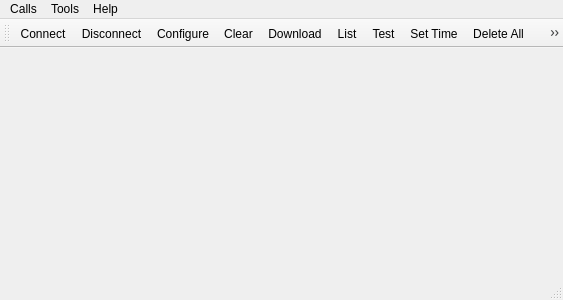
<?xml version="1.0" encoding="UTF-8"?>
<ui version="4.0">
 <class>MainWindow</class>
 <widget class="QMainWindow" name="MainWindow">
  <property name="geometry">
   <rect>
    <x>0</x>
    <y>0</y>
    <width>563</width>
    <height>300</height>
   </rect>
  </property>
  <property name="windowTitle">
   <string>iTag Terminal</string>
  </property>
  <widget class="QWidget" name="centralWidget">
   <layout class="QVBoxLayout" name="verticalLayout"/>
  </widget>
  <widget class="QMenuBar" name="menuBar">
   <property name="geometry">
    <rect>
     <x>0</x>
     <y>0</y>
     <width>563</width>
     <height>22</height>
    </rect>
   </property>
   <widget class="QMenu" name="menuCalls">
    <property name="title">
     <string>Calls</string>
    </property>
    <addaction name="actionConnect"/>
    <addaction name="actionDisconnect"/>
    <addaction name="separator"/>
    <addaction name="actionQuit"/>
   </widget>
   <widget class="QMenu" name="menuTools">
    <property name="title">
     <string>Tools</string>
    </property>
    <addaction name="actionConfigure"/>
    <addaction name="actionClear"/>
   </widget>
   <widget class="QMenu" name="menuHelp">
    <property name="title">
     <string>Help</string>
    </property>
    <addaction name="actionAbout"/>
    <addaction name="actionAboutQt"/>
   </widget>
   <addaction name="menuCalls"/>
   <addaction name="menuTools"/>
   <addaction name="menuHelp"/>
  </widget>
  <widget class="QToolBar" name="mainToolBar">
   <attribute name="toolBarArea">
    <enum>TopToolBarArea</enum>
   </attribute>
   <attribute name="toolBarBreak">
    <bool>false</bool>
   </attribute>
   <addaction name="actionConnect"/>
   <addaction name="actionDisconnect"/>
   <addaction name="actionConfigure"/>
   <addaction name="actionClear"/>
   <addaction name="actionactionDownload"/>
   <addaction name="actionList"/>
   <addaction name="actionTest"/>
   <addaction name="actionSet_Time"/>
   <addaction name="actionDelete_All"/>
   <addaction name="actionDeploy"/>
  </widget>
  <widget class="QStatusBar" name="statusBar"/>
  <action name="actionAbout">
   <property name="text">
    <string>&amp;About</string>
   </property>
   <property name="toolTip">
    <string>About program</string>
   </property>
   <property name="shortcut">
    <string>Alt+A</string>
   </property>
  </action>
  <action name="actionAboutQt">
   <property name="text">
    <string>About Qt</string>
   </property>
  </action>
  <action name="actionConnect">
   <property name="icon">
    <iconset resource="terminal.qrc">
     <normaloff>:/images/connect.png</normaloff>:/images/connect.png</iconset>
   </property>
   <property name="text">
    <string>C&amp;onnect</string>
   </property>
   <property name="toolTip">
    <string>Connect to serial port</string>
   </property>
   <property name="shortcut">
    <string>Ctrl+O</string>
   </property>
  </action>
  <action name="actionDisconnect">
   <property name="icon">
    <iconset resource="terminal.qrc">
     <normaloff>:/images/disconnect.png</normaloff>:/images/disconnect.png</iconset>
   </property>
   <property name="text">
    <string>&amp;Disconnect</string>
   </property>
   <property name="toolTip">
    <string>Disconnect from serial port</string>
   </property>
   <property name="shortcut">
    <string>Ctrl+D</string>
   </property>
  </action>
  <action name="actionConfigure">
   <property name="icon">
    <iconset resource="terminal.qrc">
     <normaloff>:/images/settings.png</normaloff>:/images/settings.png</iconset>
   </property>
   <property name="text">
    <string>&amp;Configure</string>
   </property>
   <property name="toolTip">
    <string>Configure serial port</string>
   </property>
   <property name="shortcut">
    <string>Alt+C</string>
   </property>
  </action>
  <action name="actionClear">
   <property name="icon">
    <iconset resource="terminal.qrc">
     <normaloff>:/images/clear.png</normaloff>:/images/clear.png</iconset>
   </property>
   <property name="text">
    <string>C&amp;lear</string>
   </property>
   <property name="toolTip">
    <string>Clear data</string>
   </property>
   <property name="shortcut">
    <string>Alt+L</string>
   </property>
  </action>
  <action name="actionQuit">
   <property name="icon">
    <iconset resource="terminal.qrc">
     <normaloff>:/images/application-exit.png</normaloff>:/images/application-exit.png</iconset>
   </property>
   <property name="text">
    <string>&amp;Quit</string>
   </property>
   <property name="shortcut">
    <string>Ctrl+Q</string>
   </property>
  </action>
  <action name="actionactionDownload">
   <property name="text">
    <string>Download</string>
   </property>
   <property name="toolTip">
    <string>Download</string>
   </property>
  </action>
  <action name="actionList">
   <property name="text">
    <string>List</string>
   </property>
   <property name="toolTip">
    <string>List Files</string>
   </property>
  </action>
  <action name="actionTest">
   <property name="text">
    <string>Test</string>
   </property>
   <property name="toolTip">
    <string>Sensor Test</string>
   </property>
  </action>
  <action name="actionSet_Time">
   <property name="text">
    <string>Set Time</string>
   </property>
  </action>
  <action name="actionDelete_All">
   <property name="text">
    <string>Delete All</string>
   </property>
  </action>
  <action name="actionDeploy">
   <property name="text">
    <string>Deploy</string>
   </property>
  </action>
 </widget>
 <layoutdefault spacing="6" margin="11"/>
 <resources>
  <include location="terminal.qrc"/>
 </resources>
 <connections/>
</ui>
